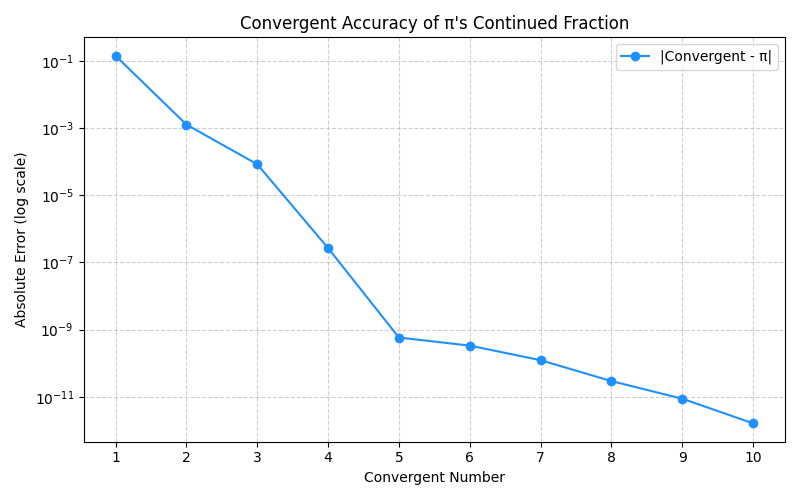

Recreate this plot in Python.
import matplotlib.pyplot as plt
import numpy as np
from fractions import Fraction

# Continued fraction for pi: [3; 7, 15, 1, 292, 1, 1, 1, 2, 1]
cf_pi = [3, 7, 15, 1, 292, 1, 1, 1, 2, 1]

# Function to compute convergents from continued fraction
def compute_convergents(cf):
    convergents = []
    for i in range(1, len(cf) + 1):
        frac = Fraction(cf[i - 1])
        for a in reversed(cf[:i - 1]):
            frac = a + Fraction(1, frac)
        convergents.append(frac)
    return convergents

# Compute convergents and errors
convergents = compute_convergents(cf_pi)
pi_val = np.pi
errors = [abs(float(c) - pi_val) for c in convergents]
convergent_nums = list(range(1, len(convergents) + 1))

# Plotting error (log scale)
plt.figure(figsize=(8, 5))
plt.plot(convergent_nums, errors, marker='o', color='dodgerblue', label='|Convergent - π|')
plt.yscale('log')
plt.title("Convergent Accuracy of π's Continued Fraction")
plt.xlabel("Convergent Number")
plt.ylabel("Absolute Error (log scale)")
plt.grid(True, which="both", ls="--", alpha=0.6)
plt.xticks(convergent_nums)
plt.legend()
plt.tight_layout()
plt.show()
